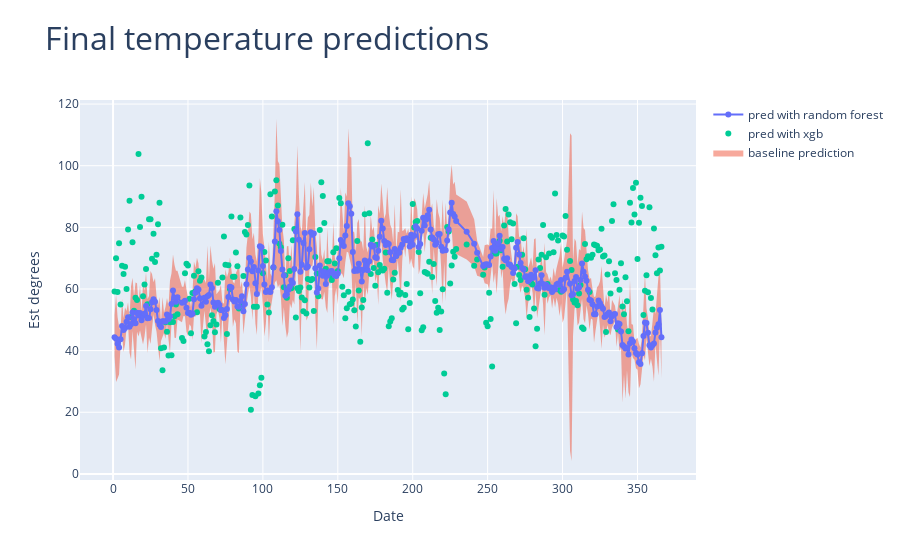

The notebook cell saved with this chart:
### Code cell
fig06 = make_subplots(rows=1,cols=1,specs=[[{'type':'scatter'}]])

fig06.add_scatter(x=df.dayofyear,
                 y=np.array(df.actual) + np.array(df.prediction_error),
                  name='',
                  mode='lines',
                  marker={'color':'rgb(239, 85, 59)'},
                  line={'width':0},
                 row=1, col=1)

fig06.add_scatter(x=df.dayofyear,
                 y=np.array(df.actual) - np.array(df.prediction_error),
                 name='baseline prediction',
                  mode='lines',
                  fill='tonexty',
                  marker={'color':'rgb(239, 85, 59)'},
                  line={'width':0},
                 row=1, col=1)

fig06.add_scatter(x=predictions_xgb.dayofyear,
                 y=predictions_xgb.actual,
                  name='pred with xgb',
                 mode='markers',
                  marker={'color':'rgb(0, 204, 150)'},
                 row=1,col=1)

fig06.add_scatter(x=predictions_rf.dayofyear,
                 y=predictions_rf.actual,
                  name='pred with random forest',
                 mode='lines+markers',
                  marker={'color':'rgb(99, 110, 250)'},
                 row=1,col=1)

fig06.update_layout({'title':{'text':'Final temperature predictions', 'font':{'size':32}}})
fig06.update_xaxes({'title':{'text':'Date'}})
fig06.update_yaxes({'title':{'text':'Est degrees'}})


iplot(fig06)

### Figure 1 — Plotly figure (JSON) as saved in the notebook; plotly's stock layout.template omitted (floating-point values rounded to 4 significant figures; data arrays with more than 128 entries replaced by an {"elided": "..."} marker saying what was removed)
{"data": [{"line": {"width": 0}, "marker": {"color": "rgb(239, 85, 59)"}, "mode": "lines", "name": "", "type": "scatter", "x": {"elided": "348 int values"}, "xaxis": "x", "y": {"elided": "348 float values"}, "yaxis": "y"}, {"fill": "tonexty", "line": {"width": 0}, "marker": {"color": "rgb(239, 85, 59)"}, "mode": "lines", "name": "baseline prediction", "type": "scatter", "x": {"elided": "348 int values"}, "xaxis": "x", "y": {"elided": "348 float values"}, "yaxis": "y"}, {"marker": {"color": "rgb(0, 204, 150)"}, "mode": "markers", "name": "pred with xgb", "type": "scatter", "x": {"elided": "348 int values"}, "xaxis": "x", "y": {"elided": "348 float values"}, "yaxis": "y"}, {"marker": {"color": "rgb(99, 110, 250)"}, "mode": "lines+markers", "name": "pred with random forest", "type": "scatter", "x": {"elided": "348 int values"}, "xaxis": "x", "y": {"elided": "348 float values"}, "yaxis": "y"}], "layout": {"title": {"font": {"size": 32}, "text": "Final temperature predictions"}, "xaxis": {"anchor": "y", "domain": [0, 1], "title": {"text": "Date"}}, "yaxis": {"anchor": "x", "domain": [0, 1], "title": {"text": "Est degrees"}}}}
